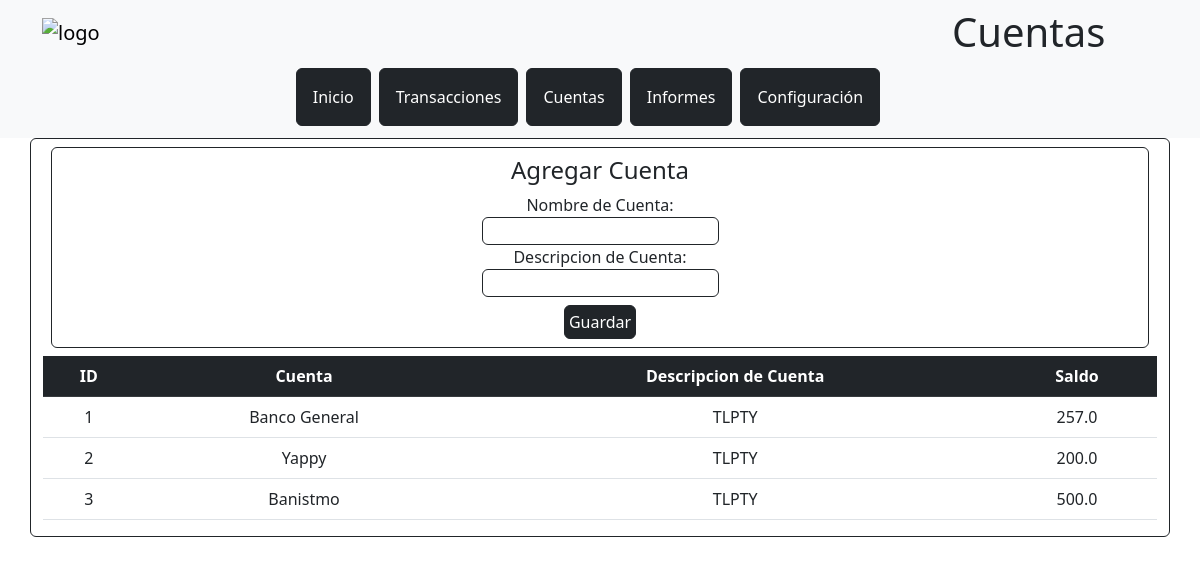
/cuentas, run on an earlier commit of the app's database.
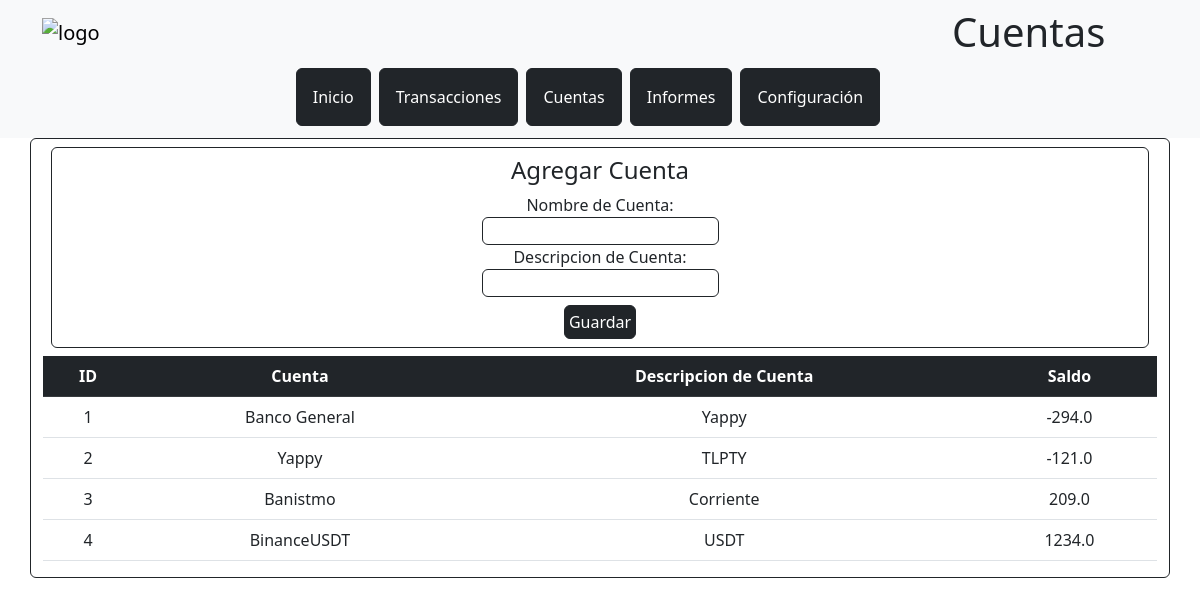
And on a later commit of the database.
### tables this page shows
CREATE TABLE cuentas (id INTEGER PRIMARY KEY, usuario_id INTEGER, cuenta TEXT, cuenta_descripcion TEXT, saldo REAL);

### app.py (the view)
@app.route('/cuentas')
def cuentas():
   con = sqlite3.connect("database_contabilidad.db")
   cursor = con.cursor()
   cursor.execute("SELECT * FROM cuentas")
   data = cursor.fetchall()
   con.close()
   return render_template("cuentas.html", data=data)

### templates/cuentas.html (shortened to what this page needs)
<!DOCTYPE html>
<html lang="en">
<head>
    <link href="https://cdn.jsdelivr.net/npm/bootstrap@5.3.0-alpha1/dist/css/bootstrap.min.css" rel="stylesheet">
    <link rel="stylesheet" href="{{ url_for('static', filename='css/style.css') }}">
</head>
<body>
    <nav class="navbar navbar-light bg-light">
        <div class="container row">
            <div class="col-10">
                <a class="navbar-brand" href="/">
                    <img src="/static/img/logo.png" width="340" alt="logo" style="margin-top: -60px; margin-bottom: -50px; margin-left: 30px;">
                </a>
            </div>
            <div class="col-2">
                <h1 style="text-align: right; padding-left: 10px;">Cuentas</h1>
            </div>
        </div>
        <div class="row" style="width: 100%;">
            <div class="button-container">
                <button class="btn btn-dark m-1 p-3" onclick="location.href='/'">Inicio</button>
                <button class="btn btn-dark m-1 p-3" onclick="location.href='/transacciones'">Transacciones</button>
                <button class="btn btn-dark m-1 p-3" onclick="location.href='/cuentas'">Cuentas</button>
                <button class="btn btn-dark m-1 p-3" onclick="location.href='/informes'">Informes</button>
                <button class="btn btn-dark m-1 p-3" onclick="location.href='/config'">Configuración</button>
            </div>
        </div>
    </nav>
    <div class="container rounded border border-dark text-center">
        <div class="row m-2 text-center">
            <div class="col rounded border border-dark ">
                <h4 class="m-2">Agregar Cuenta</h4>
                <form action="/ingresar_cuenta" method="POST">
                    <label for="cuenta">Nombre de Cuenta:</label><br>
                    <input type="text" id="cuenta" name="cuenta" class="rounded border border-dark">
                    <br>
                    <label for="cuenta_descripcion">Descripcion de Cuenta:</label>
                    <br>
                    <input type="text" id="cuenta_descripcion" name="cuenta_descripcion" class="rounded border border-dark">
                    <br>
                    <input type="submit" value="Guardar" class="p-1 btn btn-dark m-2">
                </form>
            </div>
        </div>
        <div class="row">
            <div class="col container table-responsive">
            <table class="table table-hover mx-auto text-center">
                <tr class="table-dark">
                    <th scope="col">ID</th>
                    <th scope="col">Cuenta</th>
                    <th scope="col">Descripcion de Cuenta</th>
                    <th scope="col">Saldo</th>
                </tr>
                {% for row in data %}
                <tr>
                    <td>{{ row[0] }}</td>
                    <td>{{ row[2] }}</td>
                    <td>{{ row[3] }}</td>
                    <td>{{ row[4] }}</td>
                </tr>
                {% endfor %}
            </table>
            </div>
        </div>
    </div>
</body>
</html>

What changed in the data, as far as the page shows it:
changed cuentas "Banco General": cuenta_descripcion "TLPTY" → "Yappy"; saldo "257.0" → "-294.0"
changed cuentas "TLPTY": saldo "200.0" → "-121.0"
changed cuentas "Banistmo": cuenta_descripcion "TLPTY" → "Corriente"; saldo "500.0" → "209.0"
added cuentas: id "4", cuenta "BinanceUSDT", cuenta_descripcion "USDT", saldo "1234.0"
